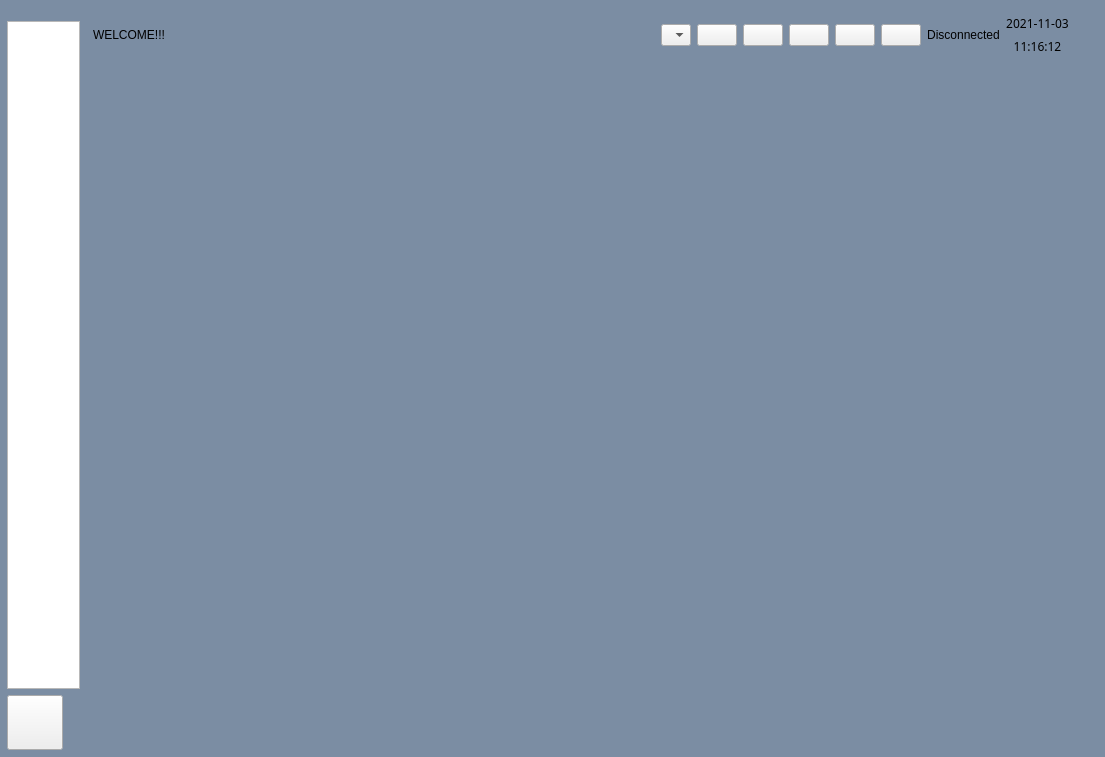
<?xml version="1.0" encoding="UTF-8"?>
<ui version="4.0">
 <class>MainPageWidget</class>
 <widget class="QWidget" name="MainPageWidget">
  <property name="windowModality">
   <enum>Qt::WindowModality::ApplicationModal</enum>
  </property>
  <property name="geometry">
   <rect>
    <x>0</x>
    <y>0</y>
    <width>1105</width>
    <height>757</height>
   </rect>
  </property>
  <property name="acceptDrops">
   <bool>true</bool>
  </property>
  <property name="windowTitle">
   <string>Rag-Qt</string>
  </property>
  <property name="autoFillBackground">
   <bool>false</bool>
  </property>
  <property name="styleSheet">
   <string notr="true">QWidget#MainPageWidget{background-color:#7B8DA3;}</string>
  </property>
  <layout class="QHBoxLayout" name="horizontalLayout">
   <property name="spacing">
    <number>3</number>
   </property>
   <property name="leftMargin">
    <number>6</number>
   </property>
   <property name="topMargin">
    <number>6</number>
   </property>
   <property name="rightMargin">
    <number>6</number>
   </property>
   <property name="bottomMargin">
    <number>6</number>
   </property>
   <item>
    <widget class="QWidget" name="dockWidget" native="true">
     <property name="minimumSize">
      <size>
       <width>75</width>
       <height>0</height>
      </size>
     </property>
     <property name="maximumSize">
      <size>
       <width>75</width>
       <height>16777215</height>
      </size>
     </property>
     <property name="styleSheet">
      <string notr="true">QWidget#AppBarWidget{background:#192634;
border-top-left-radius:0px;
border-top-right-radius:8px;
border-bottom-left-radius:0px;
border-bottom-right-radius:8px;}</string>
     </property>
     <layout class="QVBoxLayout" name="verticalLayout">
      <property name="leftMargin">
       <number>1</number>
      </property>
      <property name="topMargin">
       <number>15</number>
      </property>
      <property name="rightMargin">
       <number>1</number>
      </property>
      <property name="bottomMargin">
       <number>1</number>
      </property>
      <item>
       <widget class="QListWidget" name="listWidgetAppBar">
        <property name="minimumSize">
         <size>
          <width>0</width>
          <height>0</height>
         </size>
        </property>
        <property name="maximumSize">
         <size>
          <width>16777215</width>
          <height>16777215</height>
         </size>
        </property>
        <property name="styleSheet">
         <string notr="true"/>
        </property>
       </widget>
      </item>
      <item>
       <widget class="QToolButton" name="btnUser">
        <property name="maximumSize">
         <size>
          <width>16777215</width>
          <height>16777215</height>
         </size>
        </property>
        <property name="font">
         <font>
          <family>微软雅黑</family>
          <pointsize>9</pointsize>
         </font>
        </property>
        <property name="styleSheet">
         <string notr="true"/>
        </property>
        <property name="text">
         <string/>
        </property>
        <property name="icon">
         <iconset resource="../../res/res.qrc">
          <normaloff>:/icons/user</normaloff>:/icons/user</iconset>
        </property>
        <property name="iconSize">
         <size>
          <width>48</width>
          <height>48</height>
         </size>
        </property>
        <property name="checkable">
         <bool>true</bool>
        </property>
        <property name="toolButtonStyle">
         <enum>Qt::ToolButtonStyle::ToolButtonTextUnderIcon</enum>
        </property>
       </widget>
      </item>
     </layout>
    </widget>
   </item>
   <item>
    <layout class="QVBoxLayout" name="rightWgt">
     <item>
      <widget class="QWidget" name="menuBar" native="true">
       <layout class="QHBoxLayout" name="horizontalLayout_2">
        <item>
         <widget class="QLabel" name="lblNotice">
          <property name="minimumSize">
           <size>
            <width>0</width>
            <height>0</height>
           </size>
          </property>
          <property name="text">
           <string>WELCOME!!!</string>
          </property>
         </widget>
        </item>
        <item>
         <spacer name="horizontalSpacer">
          <property name="orientation">
           <enum>Qt::Orientation::Horizontal</enum>
          </property>
          <property name="sizeHint" stdset="0">
           <size>
            <width>411</width>
            <height>20</height>
           </size>
          </property>
         </spacer>
        </item>
        <item>
         <widget class="QComboBox" name="comboLang">
          <property name="styleSheet">
           <string notr="true"/>
          </property>
          <property name="iconSize">
           <size>
            <width>45</width>
            <height>45</height>
           </size>
          </property>
          <item>
           <property name="text">
            <string/>
           </property>
           <property name="icon">
            <iconset resource="../../res/res.qrc">
             <normaloff>:/icons/flag_cn</normaloff>:/icons/flag_cn</iconset>
           </property>
          </item>
          <item>
           <property name="text">
            <string/>
           </property>
           <property name="icon">
            <iconset resource="../../res/res.qrc">
             <normaloff>:/icons/flag_en</normaloff>:/icons/flag_en</iconset>
           </property>
          </item>
          <item>
           <property name="text">
            <string/>
           </property>
           <property name="icon">
            <iconset resource="../../res/res.qrc">
             <normaloff>:/icons/flag_ge</normaloff>:/icons/flag_ge</iconset>
           </property>
          </item>
         </widget>
        </item>
        <item>
         <widget class="QPushButton" name="btnMinimize">
          <property name="focusPolicy">
           <enum>Qt::FocusPolicy::NoFocus</enum>
          </property>
          <property name="styleSheet">
           <string notr="true"/>
          </property>
          <property name="text">
           <string/>
          </property>
          <property name="icon">
           <iconset resource="../../res/res.qrc">
            <normaloff>:/icons/minimize</normaloff>:/icons/minimize</iconset>
          </property>
          <property name="iconSize">
           <size>
            <width>45</width>
            <height>45</height>
           </size>
          </property>
          <property name="checkable">
           <bool>true</bool>
          </property>
         </widget>
        </item>
        <item>
         <widget class="QPushButton" name="btnAudio">
          <property name="focusPolicy">
           <enum>Qt::FocusPolicy::NoFocus</enum>
          </property>
          <property name="styleSheet">
           <string notr="true"/>
          </property>
          <property name="text">
           <string/>
          </property>
          <property name="icon">
           <iconset resource="../../res/res.qrc">
            <normaloff>:/icons/microphone_enable</normaloff>
            <normalon>:/icons/microphone_disable</normalon>:/icons/microphone_enable</iconset>
          </property>
          <property name="iconSize">
           <size>
            <width>45</width>
            <height>45</height>
           </size>
          </property>
          <property name="checkable">
           <bool>true</bool>
          </property>
         </widget>
        </item>
        <item>
         <widget class="QPushButton" name="btnSelectScreen">
          <property name="focusPolicy">
           <enum>Qt::FocusPolicy::NoFocus</enum>
          </property>
          <property name="styleSheet">
           <string notr="true"/>
          </property>
          <property name="icon">
           <iconset resource="../../res/res.qrc">
            <normaloff>:/icons/select_screen</normaloff>:/icons/select_screen</iconset>
          </property>
          <property name="iconSize">
           <size>
            <width>45</width>
            <height>45</height>
           </size>
          </property>
          <property name="checkable">
           <bool>true</bool>
          </property>
          <property name="autoDefault">
           <bool>false</bool>
          </property>
         </widget>
        </item>
        <item>
         <widget class="QPushButton" name="btnSwitch">
          <property name="focusPolicy">
           <enum>Qt::FocusPolicy::NoFocus</enum>
          </property>
          <property name="styleSheet">
           <string notr="true"/>
          </property>
          <property name="icon">
           <iconset resource="../../res/res.qrc">
            <normaloff>:/icons/logout</normaloff>:/icons/logout</iconset>
          </property>
          <property name="iconSize">
           <size>
            <width>45</width>
            <height>45</height>
           </size>
          </property>
          <property name="checkable">
           <bool>true</bool>
          </property>
          <property name="autoDefault">
           <bool>false</bool>
          </property>
         </widget>
        </item>
        <item>
         <widget class="QPushButton" name="btnExit">
          <property name="focusPolicy">
           <enum>Qt::FocusPolicy::NoFocus</enum>
          </property>
          <property name="styleSheet">
           <string notr="true"/>
          </property>
          <property name="icon">
           <iconset>
            <normalon>:/icons/quit_usual</normalon>
           </iconset>
          </property>
          <property name="iconSize">
           <size>
            <width>45</width>
            <height>45</height>
           </size>
          </property>
          <property name="checkable">
           <bool>true</bool>
          </property>
          <property name="autoDefault">
           <bool>false</bool>
          </property>
         </widget>
        </item>
        <item>
         <widget class="QLabel" name="lblNetStatus">
          <property name="minimumSize">
           <size>
            <width>0</width>
            <height>0</height>
           </size>
          </property>
          <property name="styleSheet">
           <string notr="true">QLabel#label_2{color: rgb(255, 255, 255);font-family:&quot;微软雅黑&quot;;font:16px;}</string>
          </property>
          <property name="text">
           <string>Disconnected</string>
          </property>
          <property name="alignment">
           <set>Qt::AlignmentFlag::AlignCenter</set>
          </property>
         </widget>
        </item>
        <item>
         <layout class="QVBoxLayout" name="verticalLayout_2">
          <item>
           <widget class="QLabel" name="lblDate">
            <property name="minimumSize">
             <size>
              <width>0</width>
              <height>0</height>
             </size>
            </property>
            <property name="maximumSize">
             <size>
              <width>16777215</width>
              <height>16777215</height>
             </size>
            </property>
            <property name="font">
             <font>
              <family>微软雅黑</family>
              <italic>false</italic>
              <bold>false</bold>
             </font>
            </property>
            <property name="layoutDirection">
             <enum>Qt::LayoutDirection::RightToLeft</enum>
            </property>
            <property name="styleSheet">
             <string notr="true">QLabel#lbl_Date{font-family:&quot;微软雅黑&quot;;font:16px;color:#2D3238;}</string>
            </property>
            <property name="text">
             <string>2021-11-03</string>
            </property>
            <property name="alignment">
             <set>Qt::AlignmentFlag::AlignCenter</set>
            </property>
           </widget>
          </item>
          <item>
           <widget class="QLabel" name="lblTime">
            <property name="minimumSize">
             <size>
              <width>0</width>
              <height>0</height>
             </size>
            </property>
            <property name="maximumSize">
             <size>
              <width>16777215</width>
              <height>16777215</height>
             </size>
            </property>
            <property name="font">
             <font>
              <family>微软雅黑</family>
              <italic>false</italic>
              <bold>false</bold>
              <kerning>true</kerning>
             </font>
            </property>
            <property name="styleSheet">
             <string notr="true">QLabel#lbl_Time{font-family:&quot;微软雅黑&quot;;font:16px;color:#2D3238;}</string>
            </property>
            <property name="text">
             <string>11:16:12</string>
            </property>
            <property name="alignment">
             <set>Qt::AlignmentFlag::AlignCenter</set>
            </property>
           </widget>
          </item>
         </layout>
        </item>
        <item>
         <widget class="QWidget" name="gapWgt" native="true">
          <property name="minimumSize">
           <size>
            <width>15</width>
            <height>0</height>
           </size>
          </property>
          <property name="maximumSize">
           <size>
            <width>15</width>
            <height>16777215</height>
           </size>
          </property>
         </widget>
        </item>
       </layout>
      </widget>
     </item>
     <item>
      <widget class="QStackedWidget" name="stackedWidget">
       <property name="styleSheet">
        <string notr="true"/>
       </property>
       <property name="currentIndex">
        <number>-1</number>
       </property>
      </widget>
     </item>
    </layout>
   </item>
  </layout>
  <zorder>stackedWidget</zorder>
  <zorder>dockWidget</zorder>
  <zorder>menuBar</zorder>
 </widget>
 <resources>
  <include location="../../res/res.qrc"/>
 </resources>
 <connections/>
</ui>
